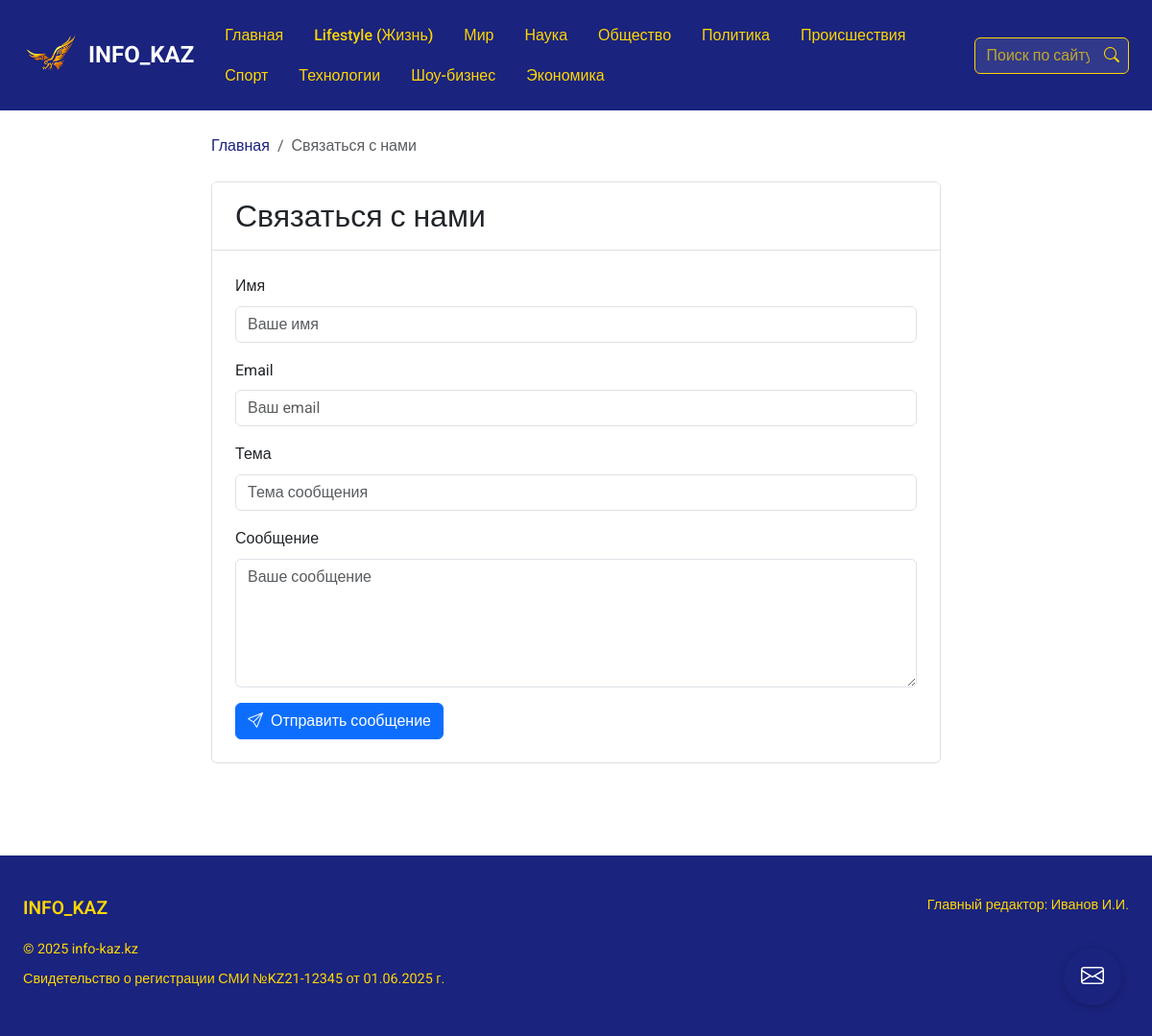
Page /contact/ on the committed database.
### news/models.py (models this page shows, shortened)
class Category(models.Model):
    name = models.CharField(max_length=100, verbose_name='Название категории')
    slug = models.SlugField(max_length=100, unique=True, db_index=True, verbose_name='URL-слаг')
    class Meta:
        verbose_name = 'Категория'
        verbose_name_plural = 'Категории'
        ordering = ['name']

class FooterContent(models.Model):
    site_name = models.CharField(_('Название сайта'), max_length=100)
    site_name_font_size = models.CharField(_('Размер шрифта Названия сайта'), max_length=20, default='1.2rem', help_text=_('Например: 16px, 1.2em, 1.5rem'))
    copyright_text = models.CharField(_('Текст копирайта'), max_length=200)
    copyright_text_font_size = models.CharField(_('Размер шрифта Текста копирайта'), max_length=20, default='0.9rem', help_text=_('Например: 14px, 0.9em, 0.8rem'))
    registration_info = models.CharField(_('Информация о регистрации'), max_length=200, blank=True, null=True)
    registration_info_font_size = models.CharField(_('Размер шрифта Информации о регистрации'), max_length=20, default='0.9rem', blank=True, help_text=_('Например: 14px, 0.9em, 0.8rem'))
    editor_info = models.CharField(_('Информация о редакторе'), max_length=200, blank=True, null=True)
    editor_info_font_size = models.CharField(_('Размер шрифта Информации о редакторе'), max_length=20, default='0.9rem', blank=True, help_text=_('Например: 14px, 0.9em, 0.8rem'))
    extra_fields = JSONField(_('Дополнительные поля (текст и размер шрифта)'), default=dict, blank=True)
    updated_at = models.DateTimeField(_('Последнее обновление'), auto_now=True)
    class Meta:
        verbose_name = _('Содержимое футера')
        verbose_name_plural = _('Содержимое футера')

### news/views.py (the view)
# urls.py: path('contact/', views.contact, name='contact'),
def contact(request):
    if request.method == 'POST':
        form = ContactForm(request.POST)
        if form.is_valid():
            form.save()
            return redirect('news:contact_success')
    else:
        form = ContactForm()
    categories = Category.objects.all()
    context = {
        'form': form,
        'categories': categories,
    }
    return render(request, 'news/contact.html', context)

### news/forms.py
class ContactForm(forms.ModelForm):
    class Meta:
        model = Contact
        fields = ['name', 'email', 'subject', 'message']
        widgets = {
            'name': forms.TextInput(attrs={'class': 'form-control', 'placeholder': 'Ваше имя'}),
            'email': forms.EmailInput(attrs={'class': 'form-control', 'placeholder': 'Ваш email'}),
            'subject': forms.TextInput(attrs={'class': 'form-control', 'placeholder': 'Тема сообщения'}),
            'message': forms.Textarea(attrs={'class': 'form-control', 'placeholder': 'Ваше сообщение', 'rows': 5}),
        }

### news/views.py (called while the page is built, shortened)
def get_footer_content(request):
    footer_content = FooterContent.objects.first()
    return {'footer_content': footer_content}

### news/templates/news/contact.html (shortened to what this page needs)
{% extends 'news/base.html' %}
{% block content %}
<div class="row justify-content-center">
    <div class="col-md-8">
        <nav aria-label="breadcrumb" class="mb-4">
            <ol class="breadcrumb">
                <li class="breadcrumb-item"><a href="{% url 'news:index' %}" class="text-decoration-none">Главная</a></li>
                <li class="breadcrumb-item active" aria-current="page">Связаться с нами</li>
            </ol>
        </nav>
        <div class="card">
            <div class="card-header bg-white">
                <h2 class="mb-0">Связаться с нами</h2>
            </div>
            <div class="card-body">
                <form method="post">
                    {% for field in form %}
                        <div class="mb-3">
                            <label for="{{ field.id_for_label }}" class="form-label">{{ field.label }}</label>
                            {{ field }}
                        </div>
                    {% endfor %}
                    <button type="submit" class="btn btn-primary">
                        <i class="bi bi-send me-2"></i>Отправить сообщение
                    </button>
                </form>
            </div>
        </div>
    </div>
</div>
{% endblock %}

### news/templates/news/base.html (shortened to what this page needs)
{% load static %}
<!DOCTYPE html>
<html lang="ru">
<head>
    <link href="https://cdn.jsdelivr.net/npm/bootstrap@5.3.0/dist/css/bootstrap.min.css" rel="stylesheet">
    <link href="https://cdn.jsdelivr.net/npm/bootstrap-icons@1.11.0/font/bootstrap-icons.css" rel="stylesheet">
    <link rel="stylesheet" href="{% static 'news/style.css' %}">
</head>
<body>
    <nav class="navbar navbar-expand-lg navbar-dark bg-dark">
        <div class="container">
            <a class="navbar-brand d-flex align-items-center" href="{% url 'news:index' %}">
                <img src="{% static 'news/images/eagle.png' %}" alt="INFO_KAZ" height="60" class="me-2">
                INFO_KAZ
            </a>
            <div class="collapse navbar-collapse" id="navbarNav">
                <ul class="navbar-nav me-auto mb-2 mb-lg-0">
                    <li class="nav-item">
                        <a class="nav-link {% if request.resolver_match.url_name == 'index' %}active{% endif %}"
                           href="{% url 'news:index' %}">
                            Главная
                        </a>
                    </li>
                    {% for category in categories %}
                    <li class="nav-item">
                        <a class="nav-link {% if request.resolver_match.kwargs.category_slug == category.slug %}active{% endif %}"
                           href="{% url 'news:category_detail' category_slug=category.slug %}">
                            {{ category.name }}
                        </a>
                    </li>
                    {% endfor %}
                </ul>
                <form method="get" action="{% url 'news:index' %}" class="search-form">
                    <input type="text" name="search" class="form-control" placeholder="Поиск по сайту..." value="{{ request.GET.search }}">
                    <button type="submit" class="btn">
                        <i class="bi bi-search"></i>
                    </button>
                </form>
            </div>
        </div>
    </nav>
    <div class="container py-4">
        {% block content %}
        {% endblock %}
    </div>
    <a href="{% url 'news:contact' %}" class="contact-button" title="Связаться с нами">
        <i class="bi bi-envelope"></i>
    </a>
    <footer>
        <div class="container">
            <div class="row">
                <div class="col-md-6">
                    <div class="footer-title" style="font-size: {{ footer_content.site_name_font_size }};">{{ footer_content.site_name }}</div>
                    <p style="font-size: {{ footer_content.copyright_text_font_size }};">{{ footer_content.copyright_text }}</p>
                    <p style="font-size: {{ footer_content.registration_info_font_size }};">{{ footer_content.registration_info }}</p>
                </div>
                <div class="col-md-6 text-md-end">
                    <p style="font-size: {{ footer_content.editor_info_font_size }};">{{ footer_content.editor_info }}</p>
                </div>
            </div>
        </div>
    </footer>
</body>
</html>

### news/static/news/style.css (style rules this page uses)
:root { --primary-color: #1a237e; --secondary-color: #0d47a1; --accent-color: #2962ff; --text-color: #333; --light-gray: #f8f9fa; --border-color: #e0e0e0; --gold-color: #FFD700; }
body { font-family: 'Roboto', sans-serif; color: var(--text-color); background-color: white; line-height: 1.6; }
.navbar { background-color: var(--primary-color) !important; padding: 1rem 0; }
.navbar-brand { font-weight: 700; font-size: 1.5rem; color: white !important; text-decoration: none !important; }
.navbar-nav { flex-wrap: wrap; }
.nav-link { color: var(--gold-color) !important; font-weight: 500; padding: 0.5rem 1rem !important; transition: all 0.3s ease; text-decoration: none !important; }
.search-form { position: relative; max-width: 300px; }
.search-form .form-control { background-color: rgba(255, 255, 255, 0.1); border: 1px solid var(--gold-color); color: var(--gold-color); padding-right: 40px; }
.search-form .form-control::placeholder { color: rgba(255, 215, 0, 0.7); }
.search-form .btn { position: absolute; right: 0; top: 0; height: 100%; color: var(--gold-color); background: none; border: none; padding: 0 10px; }
.card { border: 1px solid var(--border-color); box-shadow: none; transition: transform 0.2s ease, box-shadow 0.2s ease; margin-bottom: 1.5rem; background-color: white; }
.card-header { background-color: var(--light-gray); border-bottom: 1px solid var(--border-color); padding: 1rem 1.5rem; }
.card-body { padding: 1.5rem; }
.container { max-width: 1200px; padding: 0 1.5rem; background-color: transparent; }
footer { background-color: var(--primary-color); color: var(--gold-color); padding: 2.5rem 0; margin-top: 3rem; }
footer p { margin-bottom: 0.5rem; font-size: 0.9rem; color: var(--gold-color); }
footer .footer-title { font-size: 1.2rem; font-weight: 600; margin-bottom: 1rem; }
.contact-button { position: fixed; bottom: 2rem; right: 2rem; width: 60px; height: 60px; border-radius: 50%; background-color: var(--primary-color); color: white; display: flex; align-items: center; justify-content: center; text-decoration: none; box-shadow: 0 2px 10px rgba(0,0,0,0.2); transition: all 0.3s ease; z-index: 1000; }
.contact-button i { font-size: 1.5rem; color: white; }
.container a { color: var(--primary-color); text-decoration: none !important; transition: color 0.3s ease; }
.navbar-brand { text-decoration: none !important; }

### rows in the picture
Category: name "Lifestyle (Жизнь)"
Category: name "Мир"
Category: name "Наука"
Category: name "Общество"
Category: name "Политика"
Category: name "Происшествия"
Category: name "Спорт"
Category: name "Технологии"
Category: name "Шоу-бизнес"
Category: name "Экономика"
FooterContent: site_name "INFO_KAZ", copyright_text "© 2025 info-kaz.kz", registration_info "Свидетельство о регистрации СМИ №KZ21-12345 от 01.06.2025 г.", editor_info "Главный редактор: Иванов И.И."

### other values in the picture
{{ field.label }} "Имя" "Email" "Тема" "Сообщение"
